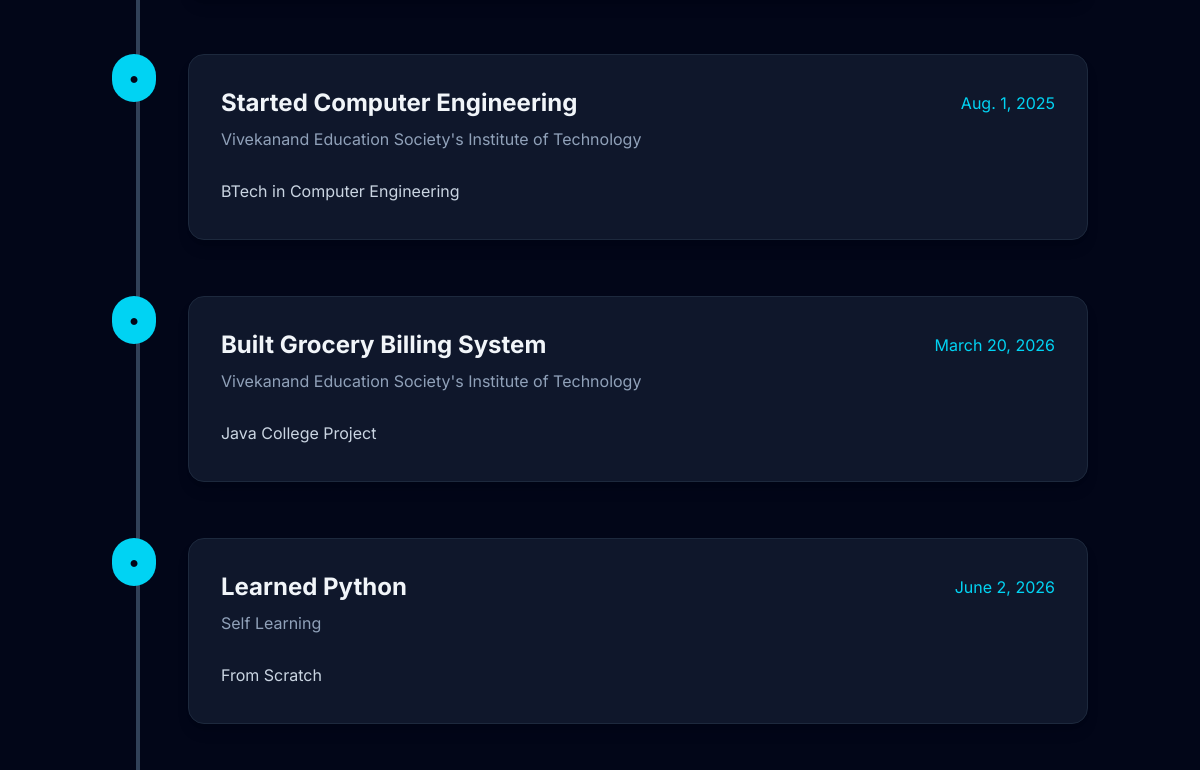
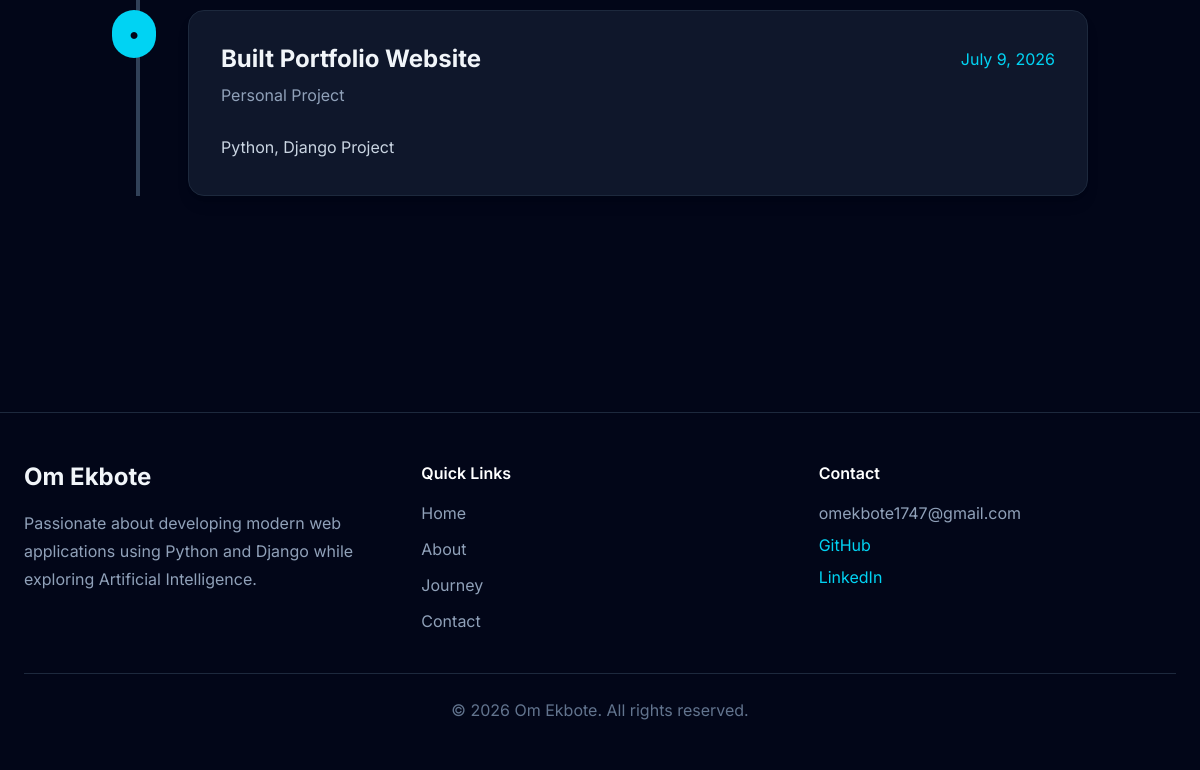
The app's page /journey/ (lower part), older data (2 pictures, top to bottom).
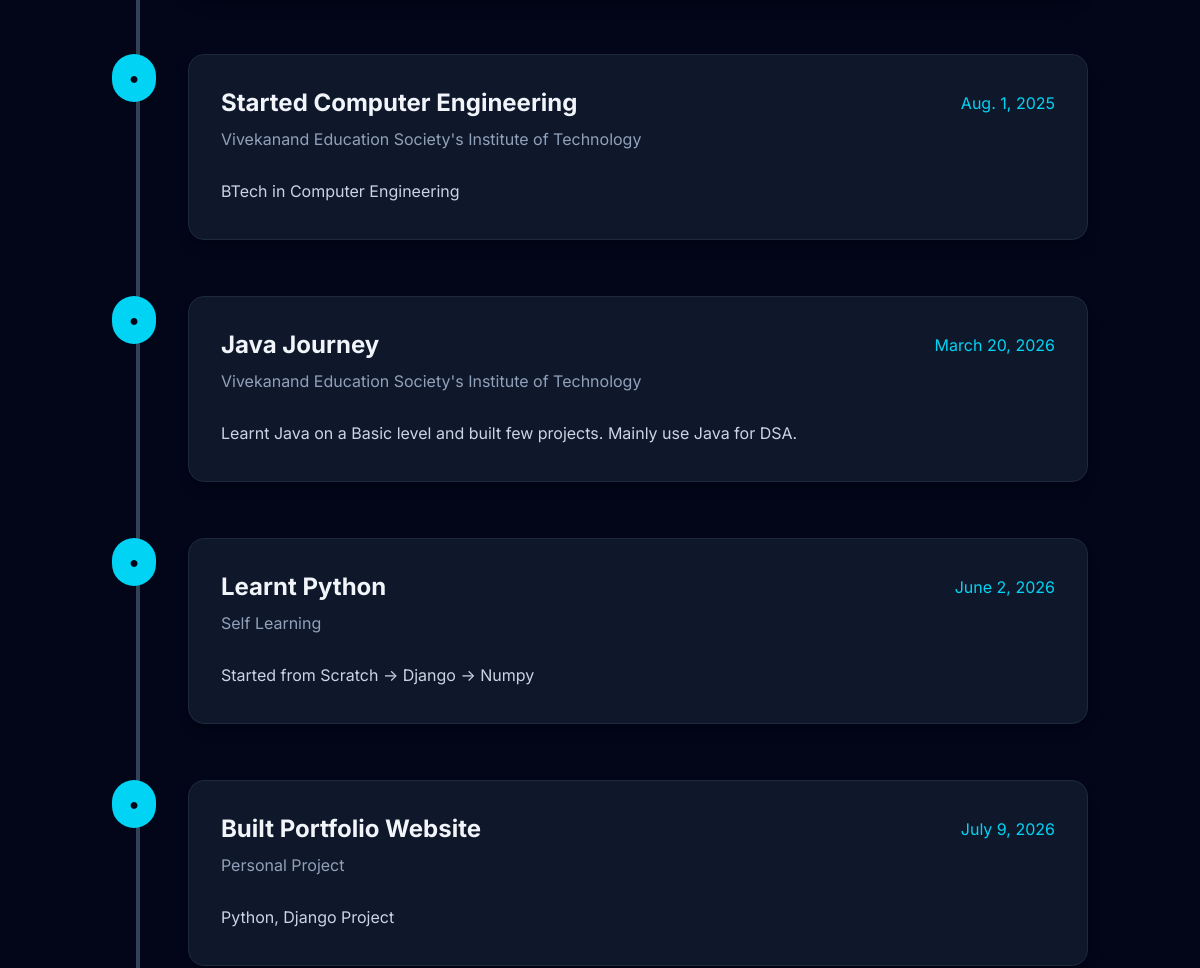
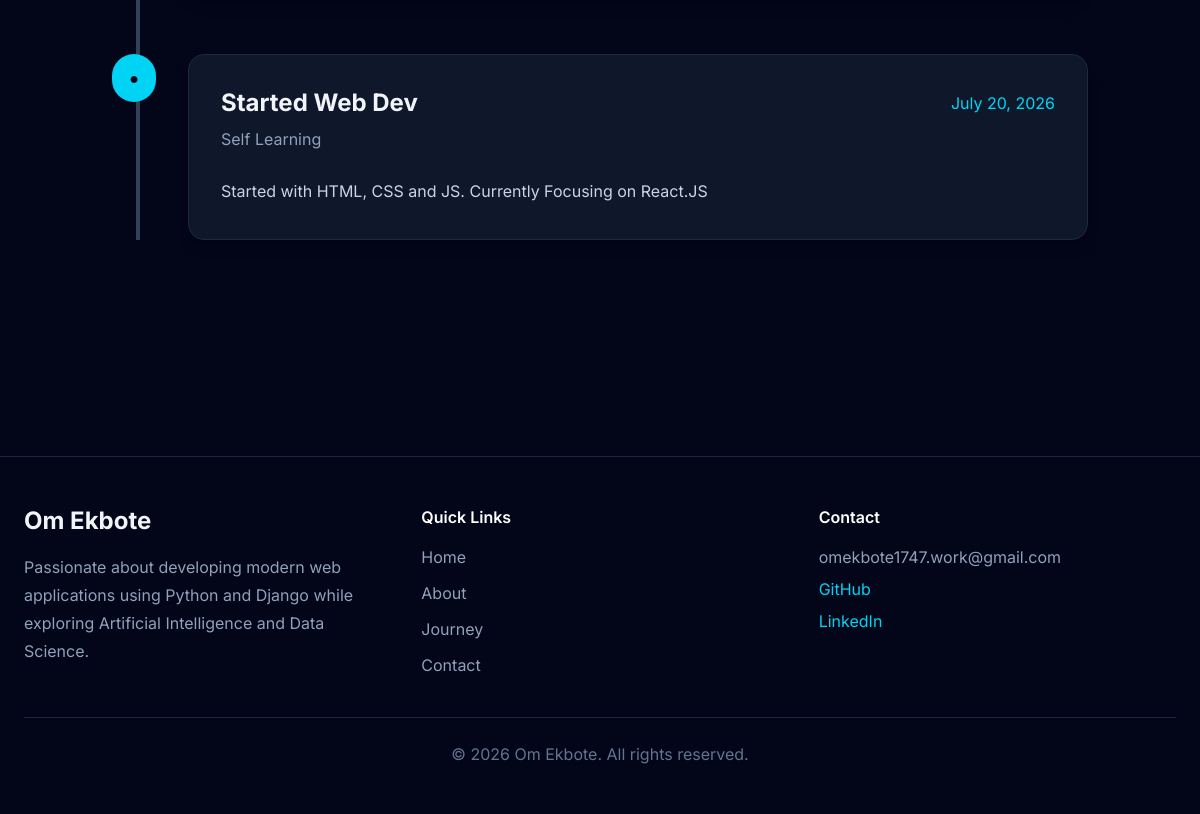
The same page, newer data (2 pictures, top to bottom).
### website/models.py (models this page shows, shortened)
class Journey(models.Model):
    title = models.CharField(
        max_length=150
    )
    description = models.TextField()
    organization = models.CharField(
        max_length=150,
        blank=True
    )
    date = models.DateField()
    display_order = models.PositiveIntegerField(
        default=1
    )
    class Meta:
        ordering = [
            "date",
            "display_order"
        ]

class Profile(models.Model):
    full_name = models.CharField(max_length=100)
    title = models.CharField(max_length=150)
    short_bio = models.TextField()
    profile_image = models.ImageField(
        upload_to="profile/",
        blank=True,
        null=True
    )
    resume = models.FileField(
        upload_to="resume/",
        blank=True,
        null=True
    )
    email = models.EmailField()
    phone = models.CharField(
        max_length=20,
        blank=True
    )
    location = models.CharField(
        max_length=100,
        blank=True
    )
    github = models.URLField(
        blank=True
    )
    linkedin = models.URLField(
        blank=True
    )
    instagram = models.URLField(
        blank=True
    )
    about = models.TextField(
        blank=True,
        help_text="Detailed About Me section."
    )
    is_active = models.BooleanField(default=True)
    class Meta:
        verbose_name = "Profile"
        verbose_name_plural = "Profile"

### website/views.py (the view)
# urls.py: path("journey/", views.journey, name="journey"),
def journey(request):
    journey_items = Journey.objects.all()
    return render(
        request,
        "journey.html",
        {
            "journey_items": journey_items
        }
    )

### website/context_processors.py (called while the page is built)
def profile_context(request):
    profile = Profile.objects.filter(
        is_active=True
    ).first()
    return {
        "profile": profile,
        "project_count": Project.objects.count(),
        "skill_count": Skill.objects.count(),
        "certificate_count": Certificate.objects.count(),
    }

### templates/journey.html (shortened to what this page needs)
{% extends "base.html" %}
{% block content %}
<section class="bg-slate-950 min-h-screen py-20">
    <div class="max-w-5xl mx-auto px-6">
        <div class="relative mt-20">
            <div
                class="absolute left-6 top-0 bottom-0 w-1 bg-slate-700">
            </div>
            {% for item in journey_items %}
            <div class="relative flex items-start mb-14">
                <div
                    class="w-12 h-12 rounded-full bg-cyan-400 flex items-center justify-center font-bold text-slate-950 z-10">
                    ●
                </div>
                <div
                    class="ml-8 bg-slate-900 border border-slate-800 rounded-2xl p-8 w-full shadow-lg hover:border-cyan-400 transition duration-300">
                    <div
                        class="flex flex-wrap justify-between items-center">
                        <h2
                            class="text-2xl font-bold">
                            {{ item.title }}
                        </h2>
                        <span
                            class="text-cyan-400">
                            {{ item.date }}
                        </span>
                    </div>
                    {% if item.organization %}
                    <p
                        class="mt-2 text-slate-400">
                        {{ item.organization }}
                    </p>
                    {% endif %}
                    <p
                        class="mt-6 text-slate-300 leading-8">
                        {{ item.description }}
                    </p>
                </div>
            </div>
            {% empty %}
            <div class="text-center text-slate-400 py-20">
                No journey entries added yet.
            </div>
            {% endfor %}
        </div>
    </div>
</section>
{% endblock %}

### templates/partials/footer.html
<footer class="border-t border-slate-800 mt-20 bg-slate-950">
    <div class="max-w-7xl mx-auto px-6 py-12">
        <div class="grid md:grid-cols-3 gap-10">
            <div>
                <h2 class="text-2xl font-bold">
                    {{ profile.full_name|default:"Your Portfolio" }}
                </h2>
                <p class="mt-4 text-slate-400 leading-7">
                    {{ profile.short_bio|truncatewords:20 }}
                </p>
            </div>
            <div>
                <h3 class="font-semibold text-white mb-4">
                    Quick Links
                </h3>
                <ul class="space-y-3 text-slate-400">
                    <li><a href="{% url 'home' %}" class="hover:text-cyan-400">Home</a></li>
                    <li><a href="{% url 'about' %}" class="hover:text-cyan-400">About</a></li>
                    <li><a href="{% url 'journey' %}" class="hover:text-cyan-400">Journey</a></li>
                    <li><a href="{% url 'contact' %}" class="hover:text-cyan-400">Contact</a></li>
                </ul>
            </div>
            <div>
                <h3 class="font-semibold text-white mb-4">
                    Contact
                </h3>
                <p class="text-slate-400">
                    {{ profile.email }}
                </p>
                {% if profile.github %}
                <a href="{{ profile.github }}"
                   target="_blank"
                   class="block mt-2 text-cyan-400">
                    GitHub
                </a>
                {% endif %}
                {% if profile.linkedin %}
                <a href="{{ profile.linkedin }}"
                   target="_blank"
                   class="block mt-2 text-cyan-400">
                    LinkedIn
                </a>
                {% endif %}
            </div>
        </div>
        <div class="border-t border-slate-800 mt-10 pt-6 text-center text-slate-500">
            © {% now "Y" %} {{ profile.full_name|default:"Portfolio" }}. All rights reserved.
        </div>
    </div>
</footer>

Row changes from the older to the newer data that the page shows:
changed Journey: title "Built Grocery Billing System" → "Java Journey"; description "Java College Project" → "Learnt Java on a Basic level and built few projects. Mainly use Java for DSA."
changed Journey: title "Learned Python" → "Learnt Python"; description "From Scratch" → "Started from Scratch -> Django -> Numpy"
added Journey: title "Started Web Dev", date "July 20, 2026", organization "Self Learning", description "Started with HTML, CSS and JS. Currently Focusing on React.JS"
changed Profile "Om Ekbote": short_bio "Passionate about developing modern web applications using Python and Django while exploring Artificial Intelligence." → "Passionate about developing modern web applications using Python and Django while exploring Artificial Intelligence and Data Science."; email "omekbote1747@gmail.com" → "omekbote1747.work@gmail.com"
